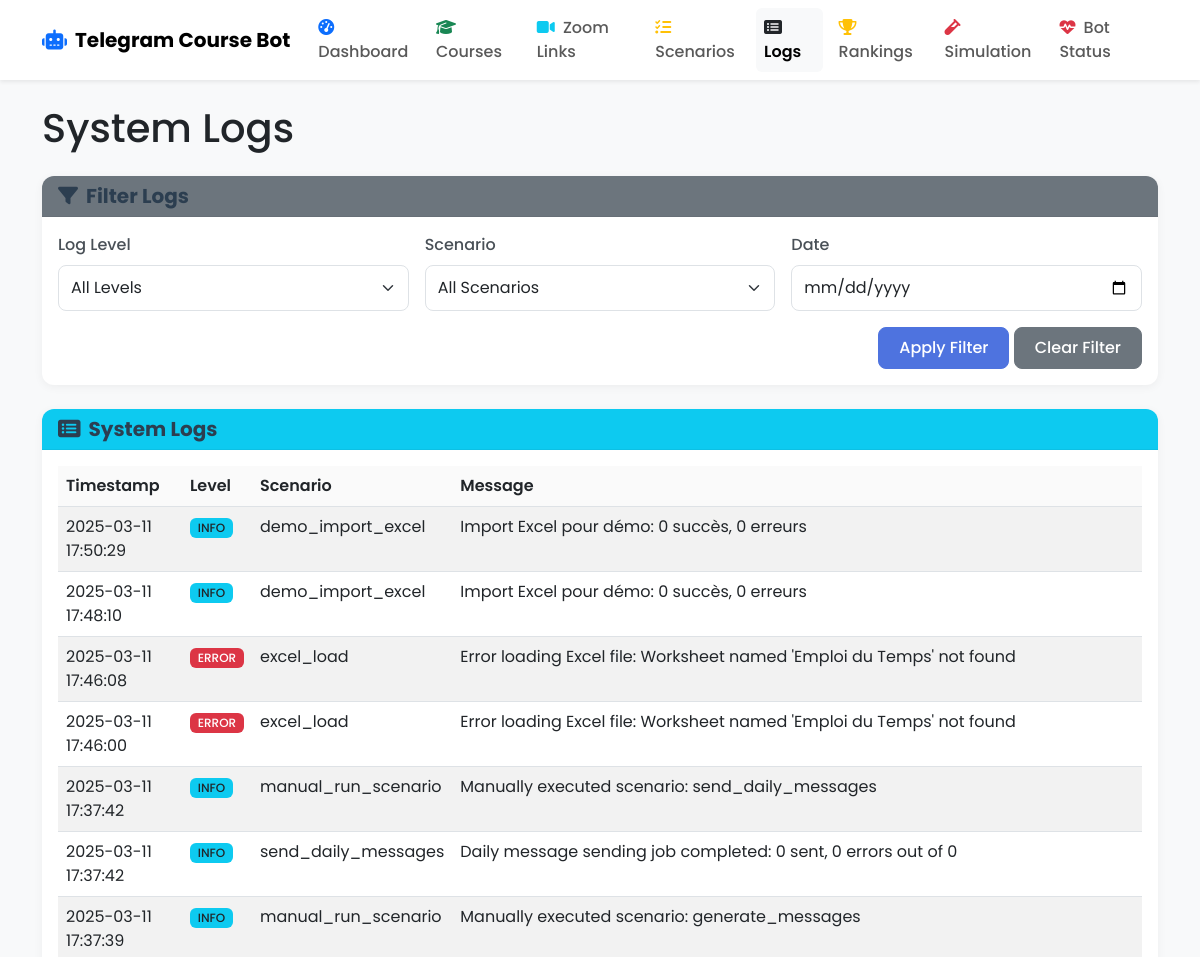
Page /logs (upper part) on the earlier database version.
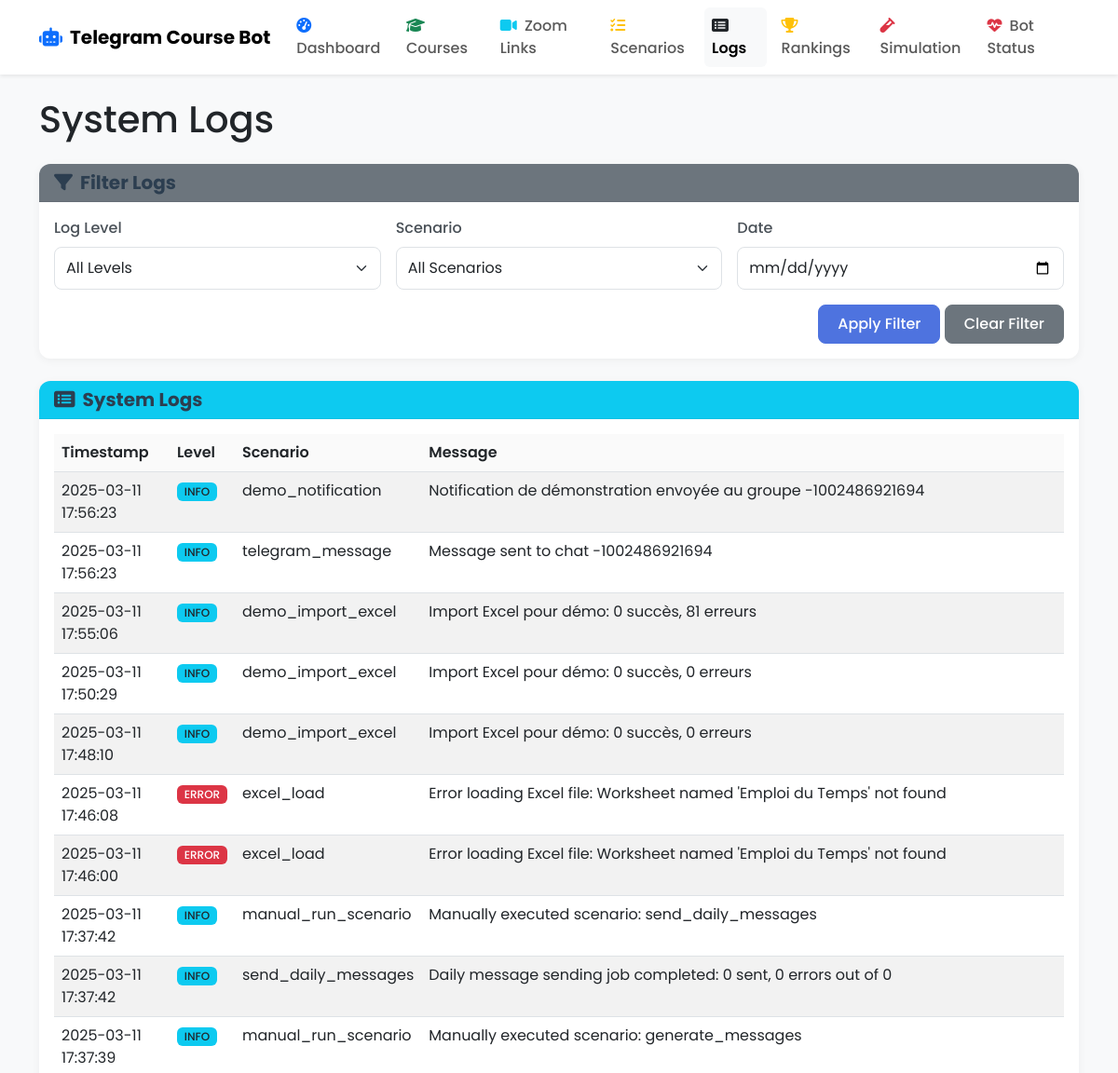
Same page on the later database version.
### models.py (models this page shows, shortened)
class Log(db.Model):
    id = db.Column(db.Integer, primary_key=True)
    level = db.Column(db.String(20), nullable=False)  # INFO, WARNING, ERROR
    scenario = db.Column(db.String(100), nullable=True)  # Which scenario the log is related to
    message = db.Column(db.Text, nullable=False)
    timestamp = db.Column(db.DateTime, default=datetime.utcnow)

### routes.py (the view)
    @app.route('/logs')
    def logs():
        all_logs = Log.query.order_by(Log.timestamp.desc()).all()
        return render_template('logs.html', logs=all_logs)

### templates/logs.html (shortened to what this page needs)
{% extends 'layout.html' %}
{% block content %}
<div class="row">
    <div class="col-12">
        <h1 class="mb-4">System Logs</h1>
    </div>
</div>
<div class="card mb-4">
    <div class="card-header bg-secondary text-white">
        <h5 class="mb-0"><i class="fas fa-filter me-2"></i>Filter Logs</h5>
    </div>
    <div class="card-body">
        <form id="filterForm" class="row g-3">
            <div class="col-md-4">
                <label for="level-filter" class="form-label">Log Level</label>
                <select id="level-filter" class="form-select">
                    <option value="all">All Levels</option>
                </select>
            </div>
            <div class="col-md-4">
                <label for="scenario-filter" class="form-label">Scenario</label>
                <select id="scenario-filter" class="form-select">
                    <option value="all">All Scenarios</option>
                </select>
            </div>
            <div class="col-md-4">
                <label for="date-filter" class="form-label">Date</label>
                <input type="date" id="date-filter" class="form-control">
            </div>
            <div class="col-12 text-end">
                <button type="button" id="apply-filter" class="btn btn-primary">Apply Filter</button>
                <button type="button" id="clear-filter" class="btn btn-secondary">Clear Filter</button>
            </div>
        </form>
    </div>
</div>
<div class="card">
    <div class="card-header bg-info text-white">
        <h5 class="mb-0"><i class="fas fa-list-alt me-2"></i>System Logs</h5>
    </div>
    <div class="card-body">
        {% if logs %}
        <div class="table-responsive">
            <table class="table table-striped table-hover" id="logs-table">
                <thead>
                    <tr>
                        <th>Timestamp</th>
                        <th>Level</th>
                        <th>Scenario</th>
                        <th>Message</th>
                    </tr>
                </thead>
                <tbody>
                    {% for log in logs %}
                    <tr class="log-row"
                        data-level="{{ log.level }}"
                        data-scenario="{{ log.scenario }}"
                        data-date="{{ log.timestamp.strftime('%Y-%m-%d') }}">
                        <td>{{ log.timestamp.strftime('%Y-%m-%d %H:%M:%S') }}</td>
                        <td>
                            {% if log.level == 'INFO' %}
                                <span class="badge bg-info text-dark">INFO</span>
                            {% elif log.level == 'WARNING' %}
                                <span class="badge bg-warning text-dark">WARNING</span>
                            {% elif log.level == 'ERROR' %}
                                <span class="badge bg-danger">ERROR</span>
                            {% endif %}
                        </td>
                        <td>{{ log.scenario or 'System' }}</td>
                        <td>{{ log.message }}</td>
                    </tr>
                    {% endfor %}
                </tbody>
            </table>
        </div>
        {% else %}
        <div class="alert alert-info">No logs available.</div>
        {% endif %}
    </div>
</div>
{% endblock %}

### templates/layout.html (shortened to what this page needs)
<!DOCTYPE html>
<html lang="en" data-bs-theme="light">
<head>
    <link href="https://cdn.jsdelivr.net/npm/bootstrap@5.3.0/dist/css/bootstrap.min.css" rel="stylesheet">
    <link rel="stylesheet" href="https://cdnjs.cloudflare.com/ajax/libs/font-awesome/6.4.0/css/all.min.css">
    <link rel="stylesheet" href="{{ url_for('static', filename='css/custom.css') }}">
</head>
<body>
    <nav class="navbar navbar-expand-lg navbar-light bg-white shadow-sm sticky-top">
        <div class="container">
            <a class="navbar-brand fw-bold" href="{{ url_for('dashboard') }}">
                <i class="fas fa-robot text-primary me-2"></i>Telegram Course Bot
            </a>
            <div class="collapse navbar-collapse" id="navbarNav">
                <ul class="navbar-nav ms-auto">
                    <li class="nav-item mx-1">
                        <a class="nav-link rounded {% if request.path == '/' or request.path == '/admin' %}active bg-light{% endif %}"
                           href="{{ url_for('dashboard') }}">
                            <i class="fas fa-tachometer-alt me-1 text-primary"></i> Dashboard
                        </a>
                    </li>
                    <li class="nav-item mx-1">
                        <a class="nav-link rounded {% if request.path == '/courses' %}active bg-light{% endif %}"
                           href="{{ url_for('courses') }}">
                            <i class="fas fa-graduation-cap me-1 text-success"></i> Courses
                        </a>
                    </li>
                    <li class="nav-item mx-1">
                        <a class="nav-link rounded {% if request.path == '/zoom-links' %}active bg-light{% endif %}"
                           href="{{ url_for('zoom_links') }}">
                            <i class="fas fa-video me-1 text-info"></i> Zoom Links
                        </a>
                    </li>
                    <li class="nav-item mx-1">
                        <a class="nav-link rounded {% if request.path == '/scenarios' %}active bg-light{% endif %}"
                           href="{{ url_for('scenarios') }}">
                            <i class="fas fa-tasks me-1 text-warning"></i> Scenarios
                        </a>
                    </li>
                    <li class="nav-item mx-1">
                        <a class="nav-link rounded {% if request.path == '/logs' %}active bg-light{% endif %}"
                           href="{{ url_for('logs') }}">
                            <i class="fas fa-list-alt me-1 text-dark"></i> Logs
                        </a>
                    </li>
                    <li class="nav-item mx-1">
                        <a class="nav-link rounded {% if request.path == '/rankings' %}active bg-light{% endif %}"
                           href="{{ url_for('rankings') }}">
                            <i class="fas fa-trophy me-1 text-warning"></i> Rankings
                        </a>
                    </li>
                    <li class="nav-item mx-1">
                        <a class="nav-link rounded {% if request.path == '/simulation' %}active bg-light{% endif %}"
                           href="{{ url_for('simulation') }}">
                            <i class="fas fa-vial me-1 text-danger"></i> Simulation
                        </a>
                    </li>
                    <li class="nav-item mx-1">
                        <a class="nav-link rounded {% if request.path == '/bot-status' %}active bg-light{% endif %}"
                           href="{{ url_for('bot_status') }}">
                            <i class="fas fa-heartbeat me-1 text-danger"></i> Bot Status
                        </a>
                    </li>
                </ul>
            </div>
        </div>
    </nav>
    <div class="container mt-4 mb-5">
        {% block content %}{% endblock %}
    </div>
</body>
</html>

### static/css/custom.css (style rules this page uses)
body { min-height: 100vh; display: flex; flex-direction: column; font-family: 'Poppins', sans-serif; background-color: #f8f9fa; color: #212529; }
.card { border-radius: 0.75rem; box-shadow: 0 2px 10px rgba(0, 0, 0, 0.05); margin-bottom: 1.5rem; border: none; background-color: #ffffff; transition: transform 0.2s, box-shadow 0.2s; }
.card-header { background-color: rgba(0, 0, 0, 0.01); border-bottom: 1px solid rgba(0, 0, 0, 0.05); border-top-left-radius: 0.75rem !important; border-top-right-radius: 0.75rem !important; font-weight: 600; }
.card-header h5, .card-header .h5 { font-weight: 700; color: #2c3e50; margin: 0; }
.btn { border-radius: 0.5rem; padding: 0.5rem 1.25rem; font-weight: 500; transition: all 0.2s; }
.btn-primary { background-color: #4e73df; border-color: #4e73df; }
.table { width: 100%; margin-bottom: 0; color: #212529; }
.table th { font-weight: 600; background-color: rgba(0, 0, 0, 0.02); }
.badge { font-weight: 500; padding: 0.35em 0.65em; border-radius: 0.375rem; }
.navbar { box-shadow: 0 0.125rem 0.25rem rgba(0, 0, 0, 0.075); }
.navbar .nav-link { font-weight: 500; padding: 0.5rem 1rem; transition: all 0.2s; }
.navbar .nav-link.active { font-weight: 600; }
.form-control, .form-select { border-radius: 0.5rem; padding: 0.625rem 0.75rem; border: 1px solid #dee2e6; transition: border-color 0.2s, box-shadow 0.2s; }
form label { font-weight: 500; margin-bottom: 0.5rem; color: #495057; }

Differences in the rows shown:
added Log: timestamp "2025-03-11 17:56:23", level "INFO", scenario "demo_notification", message "Notification de démonstration envoyée au groupe -1002486921694"
added Log: timestamp "2025-03-11 17:56:23", level "INFO", scenario "telegram_message", message "Message sent to chat -1002486921694"
added Log: timestamp "2025-03-11 17:55:06", level "INFO", scenario "demo_import_excel", message "Import Excel pour démo: 0 succès, 81 erreurs"
